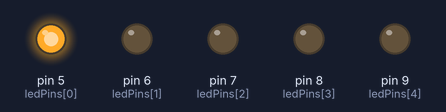
The sketch below on a simulated Arduino Uno, built with avr-gcc and run on an emulated ATmega328P. Shown: output pins drawn as LEDs (lit = HIGH).

Above: at 0.1 s.
At 0.9 s:
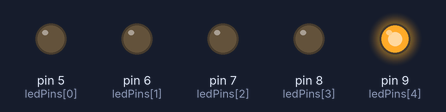
At 1.1 s:
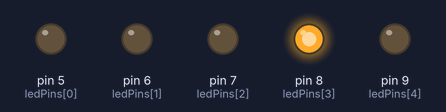
At 2.1 s:
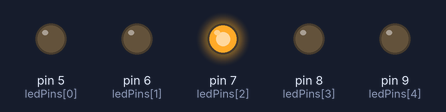
At 3.5 s:
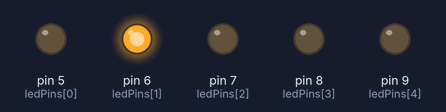
Timing chart, 0 to 3.8 s (numbered marks = the images above):
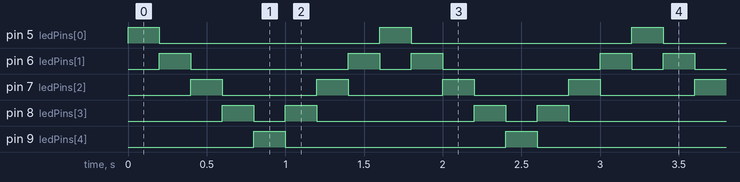

The sketch:

lab01.ino
```cpp
// Develop a program to blink 5 LEDs back and forth.

const int ledPins[] = {5, 6, 7, 8, 9};
const int numLeds = sizeof(ledPins) / sizeof(ledPins[0]);

int currentIndex = 0;
int direction = 1;

void setup() {
  for (int i = 0; i < numLeds; i++) {
    pinMode(ledPins[i], OUTPUT);
    digitalWrite(ledPins[i], LOW);
  }
}

void loop() {
  digitalWrite(ledPins[currentIndex], HIGH);
  delay(200);
  digitalWrite(ledPins[currentIndex], LOW);

  currentIndex += direction;

  if (currentIndex == numLeds - 1 || currentIndex == 0) {
    direction = -direction;
  }
}
```

Measured:
- by itself, pin 5 (ledPins[0]), pin 9 (ledPins[4]): alternates HIGH for 0.20 s and LOW for 1.4 s
- by itself, pin 6 (ledPins[1]): repeats every 1.6 s: LOW 1.0 s, HIGH 0.20 s, LOW 0.20 s, HIGH 0.20 s
- by itself, pin 7 (ledPins[2]): alternates HIGH for 0.20 s and LOW for 0.60 s
- by itself, pin 8 (ledPins[3]): repeats every 1.6 s: LOW 0.20 s, HIGH 0.20 s, LOW 1.0 s, HIGH 0.20 s
